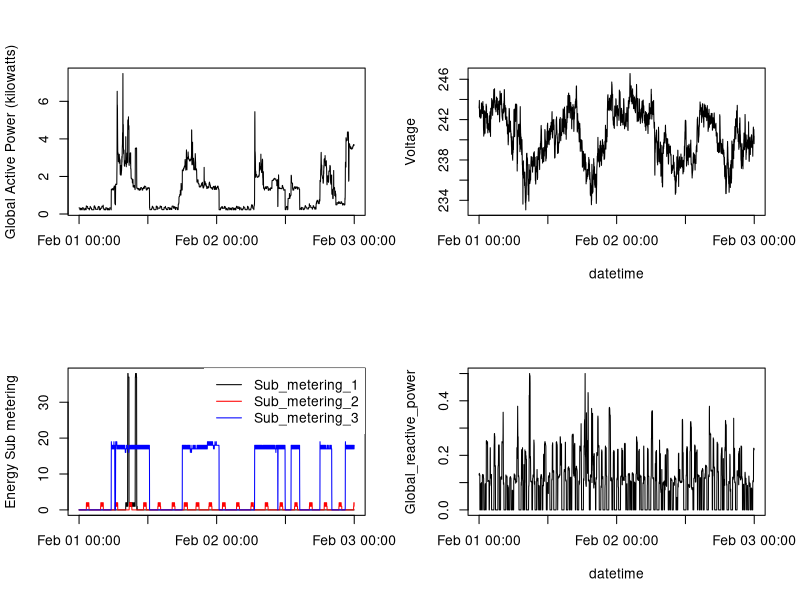

Source code (R):
# restricted_data.csv contains only the data corresponding to January 1 and 2, 2007. See ./import_file/import.R
# Loading file
df <- read.csv('restricted_data.csv', sep = ";", header = TRUE,na.strings = '?')
# Open png device. default is 480 x 480 px
# The dates in the chart are configured by the language of the operating system.
# In my case it is Spanish. 
# You will see "jue", "vie" and "sáb" instead of Thu", "Fri" and "Sat"
png('plot4.png')
# define column array
par(mfcol=c(2,2))
# (1,1) plot
plot(strptime(paste0(df$Date,",",df$Time), format = '%d/%m/%Y,%H:%M:%S', tz='Europe/Paris'),df$Global_active_power,type="l",lty=1,xlab = '',ylab = "Global Active Power (kilowatts)")
# (2,1) plot
plot(strptime(paste0(df$Date,",",df$Time), format = '%d/%m/%Y,%H:%M:%S', tz='Europe/Paris'),
     df$Sub_metering_1,type="l",
     lty=1,xlab = '',ylab = "Energy Sub metering")
lines(strptime(paste0(df$Date,",",df$Time), format = '%d/%m/%Y,%H:%M:%S', tz='Europe/Paris'),
      df$Sub_metering_2,col="red")
lines(strptime(paste0(df$Date,",",df$Time), format = '%d/%m/%Y,%H:%M:%S', tz='Europe/Paris'),
      df$Sub_metering_3,col="blue")
legend('topright',legend = c('Sub_metering_1','Sub_metering_2','Sub_metering_3'), col = c('black','red','blue'),lty = c(1,1,1),box.lty=0)
# (1,2) plot
plot(strptime(paste0(df$Date,",",df$Time), format = '%d/%m/%Y,%H:%M:%S', tz='Europe/Paris'),df$Voltage,type="l",lty=1,xlab = 'datetime',ylab = "Voltage")
# (2,2) plot
plot(strptime(paste0(df$Date,",",df$Time), format = '%d/%m/%Y,%H:%M:%S', tz='Europe/Paris'),df$Global_reactive_power,type="l",lty=1,xlab = 'datetime',ylab = "Global_reactive_power")
dev.off()
